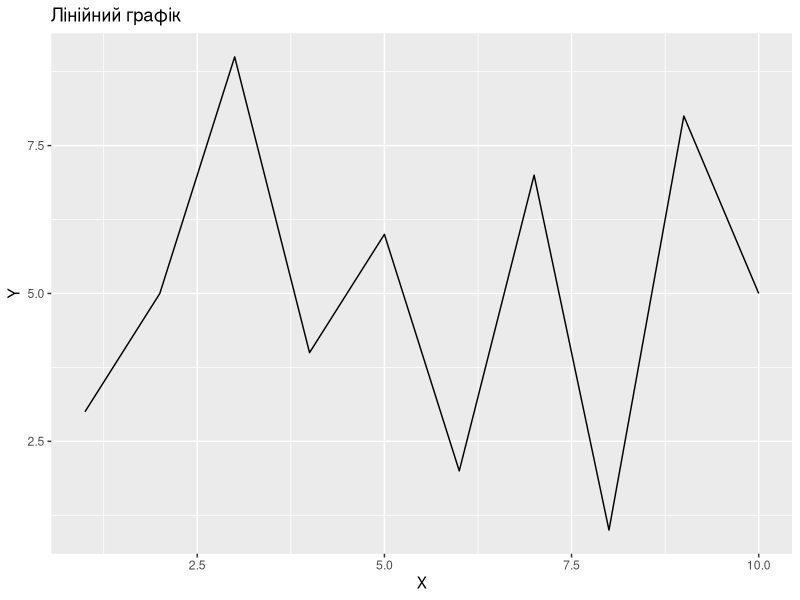

Recreate this plot in R.
install.packages('ggplot2')

library(ggplot2)

# Приклад даних
df <- data.frame(
  x = 1:10,
  y = c(3, 5, 9, 4, 6, 2, 7, 1, 8, 5)
)

# Створення лінійного графіку
ggplot(data = df, aes(x = x, y = y)) +
  geom_line() +
  labs(x = "X", y = "Y", title = "Лінійний графік")